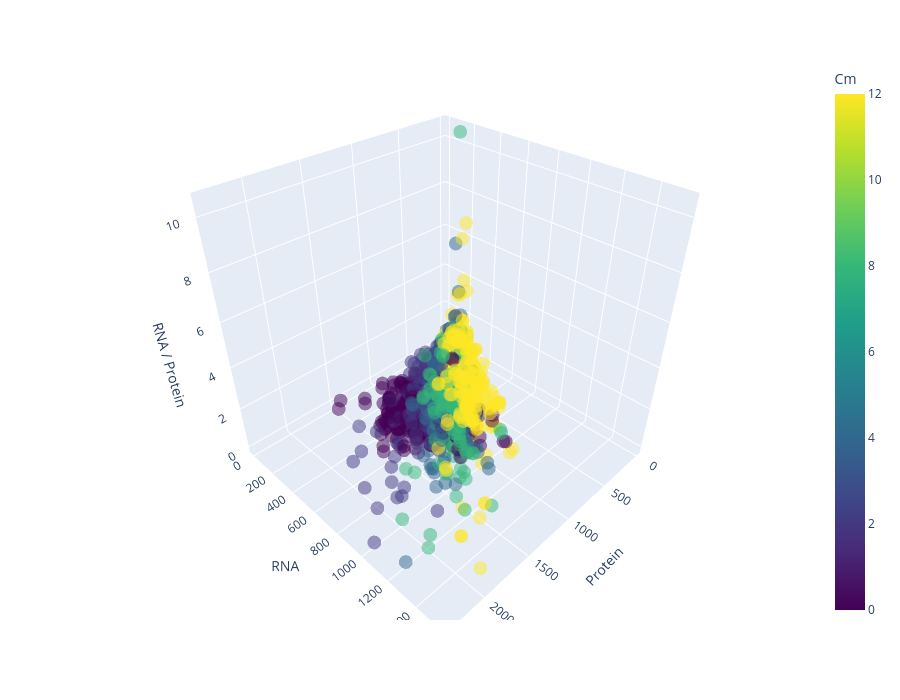

The notebook cell saved with this chart:
### Code cell
import plotly.express as px
import pandas as pd
import numpy as np

# ------------------------------------------------------------
# Build DataFrame
# ------------------------------------------------------------

df_plot = pd.DataFrame({
    "Protein": raman_prot,
    "RNA": raman_rna,
    "Ratio": raman_ratio,
    "Cm": raman_cm
})

# ------------------------------------------------------------
# FILTER NEGATIVE VALUES
# ------------------------------------------------------------

neg_mask = (
    (df_plot["Protein"] < 0) |
    (df_plot["RNA"] < 0) |
    (df_plot["Ratio"] < 0)
)

print("Total points:", len(df_plot))
print("Negative points removed:", neg_mask.sum())
print("Percent removed:", 100 * neg_mask.mean(), "%")

df_plot = df_plot[~neg_mask].reset_index(drop=True)

# ------------------------------------------------------------
# INTERACTIVE 3D SCATTER
# ------------------------------------------------------------

fig = px.scatter_3d(
    df_plot,
    x="Protein",
    y="RNA",
    z="Ratio",
    color="Cm",
    color_continuous_scale="Viridis",
    opacity=0.5
)

fig.update_layout(
    scene=dict(
        xaxis_title="Protein",
        yaxis_title="RNA",
        zaxis_title="RNA / Protein"
    ),
    width=900,
    height=700
)

fig.show()
fig.write_html("raman_3d_interactive.html")

### Figure 1 — Plotly figure (JSON) as saved in the notebook; plotly's stock layout.template omitted (floating-point values rounded to 4 significant figures; data arrays with more than 128 entries replaced by an {"elided": "..."} marker saying what was removed)
{"data": [{"hovertemplate": "Protein=%{x}<br>RNA=%{y}<br>Ratio=%{z}<br>Cm=%{marker.color}<extra></extra>", "legendgroup": "", "marker": {"color": {"elided": "1575 int values"}, "coloraxis": "coloraxis", "opacity": 0.5, "symbol": "circle"}, "mode": "markers", "name": "", "scene": "scene", "showlegend": false, "type": "scatter3d", "x": {"elided": "1575 float values"}, "y": {"elided": "1575 float values"}, "z": {"elided": "1575 float values"}}], "layout": {"coloraxis": {"colorbar": {"title": {"text": "Cm"}}, "colorscale": [[0, "#440154"], [0.1111, "#482878"], [0.2222, "#3e4989"], [0.3333, "#31688e"], [0.4444, "#26828e"], [0.5556, "#1f9e89"], [0.6667, "#35b779"], [0.7778, "#6ece58"], [0.8889, "#b5de2b"], [1, "#fde725"]]}, "height": 700, "legend": {"tracegroupgap": 0}, "margin": {"t": 60}, "scene": {"domain": {"x": [0, 1], "y": [0, 1]}, "xaxis": {"title": {"text": "Protein"}}, "yaxis": {"title": {"text": "RNA"}}, "zaxis": {"title": {"text": "RNA / Protein"}}}, "width": 900}}
